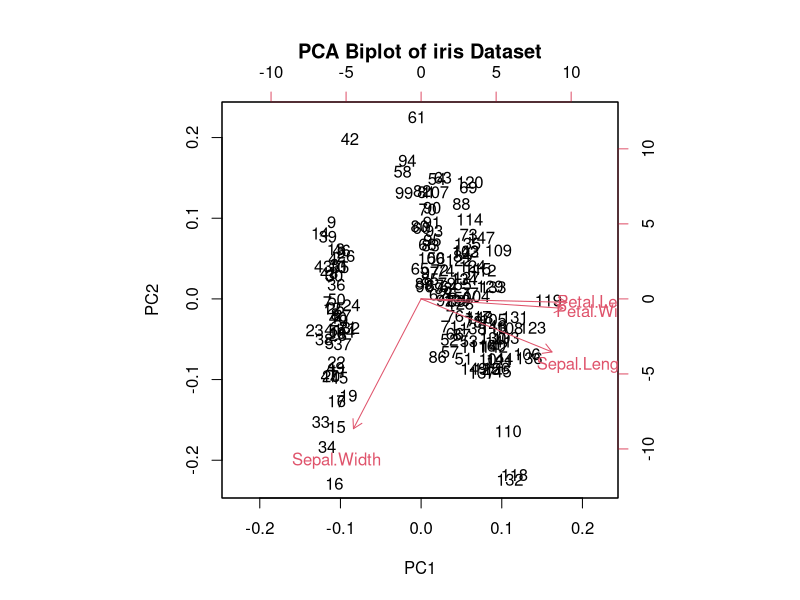
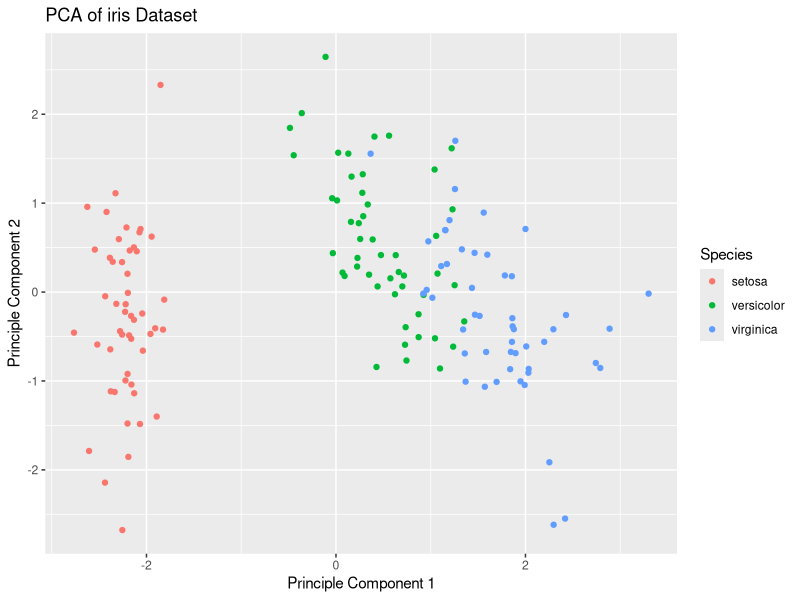
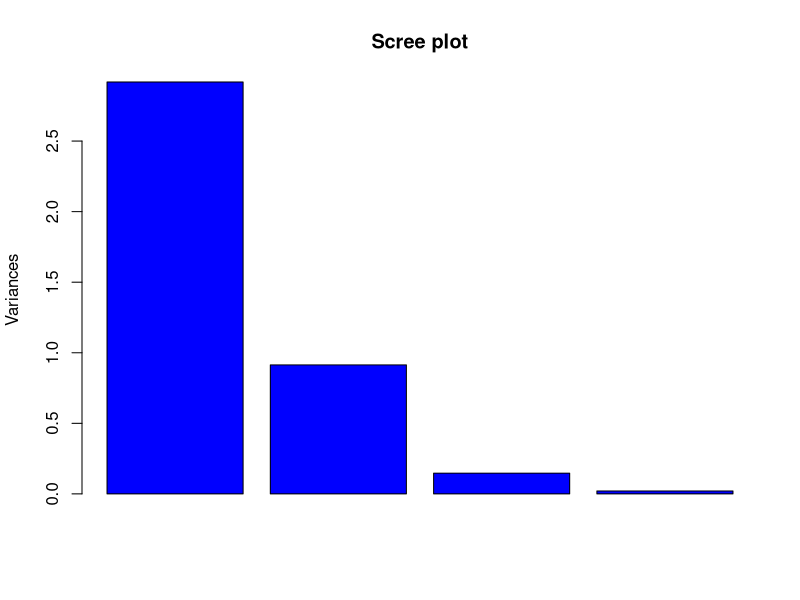

Write the R code that produced these figures, in order.
library(ggplot2)
data(iris)
X <-iris[,1:4]
pca_result <-prcomp(X,center=TRUE,scale.=TRUE)
summary(pca_result)
biplot(pca_result,main = "PCA Biplot of iris Dataset")
pca_data <-data.frame(pca_result$x,Species = iris$Species)
ggplot(pca_data,aes(x=PC1,y=PC2,color = Species))+geom_point()+
  labs(title = "PCA of iris Dataset", x = "Principle Component 1", y = "Principle Component 2")
screeplot(pca_result,main = "Scree plot", col = "blue")
